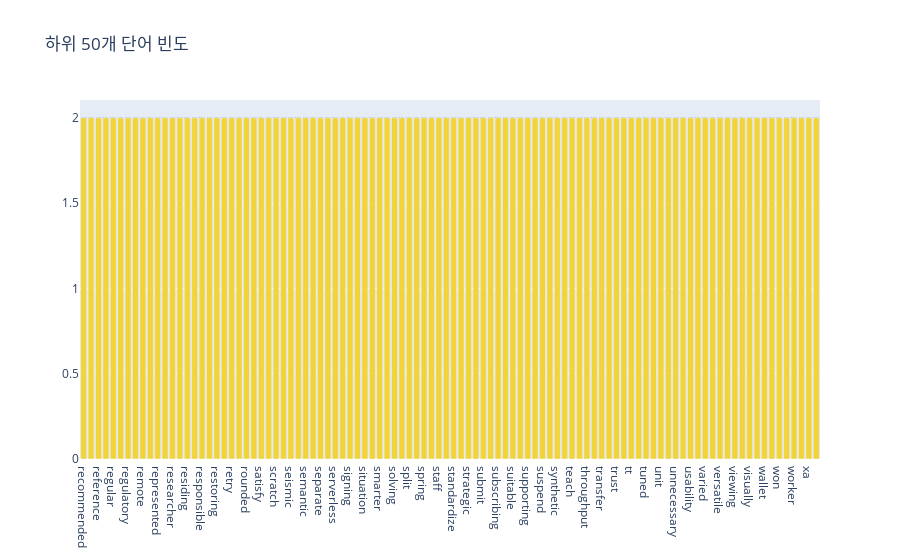

Source (notebook cell):
### Code cell
# 하위 50개 단어 빈도에 대한 Plot.ly 플롯 그리기

data = [go.Bar(
            x = x[-100:],
            y = y[-100:],
            marker= dict(colorscale='Portland',
                         color = y[-100:]
                        ),
            text='Word counts'
    )]

layout = go.Layout(
    title='하위 50개 단어 빈도'
)

fig = go.Figure(data=data, layout=layout)

py.iplot(fig, filename='basic-bar')

### Figure 1 — Plotly figure (JSON) as saved in the notebook; plotly's stock layout.template omitted (floating-point values rounded to 4 significant figures)
{"data": [{"marker": {"color": [2, 2, 2, 2, 2, 2, 2, 2, 2, 2, 2, 2, 2, 2, 2, 2, 2, 2, 2, 2, 2, 2, 2, 2, 2, 2, 2, 2, 2, 2, 2, 2, 2, 2, 2, 2, 2, 2, 2, 2, 2, 2, 2, 2, 2, 2, 2, 2, 2, 2, 2, 2, 2, 2, 2, 2, 2, 2, 2, 2, 2, 2, 2, 2, 2, 2, 2, 2, 2, 2, 2, 2, 2, 2, 2, 2, 2, 2, 2, 2, 2, 2, 2, 2, 2, 2, 2, 2, 2, 2, 2, 2, 2, 2, 2, 2, 2, 2, 2, 2], "colorscale": [[0, "rgb(12,51,131)"], [0.25, "rgb(10,136,186)"], [0.5, "rgb(242,211,56)"], [0.75, "rgb(242,143,56)"], [1, "rgb(217,30,30)"]]}, "text": "Word counts", "type": "bar", "x": ["recommended", "redesigned", "reference", "registering", "regular", "regulation", "regulatory", "relationship", "remote", "repair", "represented", "requiring", "researcher", "reserved", "residing", "respond", "responsible", "responsive", "restoring", "resume", "retry", "rich", "rounded", "said", "satisfy", "saving", "scratch", "segment", "seismic", "selected", "semantic", "senior", "separate", "separation", "serverless", "shown", "signing", "simplifies", "situation", "small", "smarter", "solved", "solving", "span", "split", "spot", "spring", "ssh", "staff", "stage", "standardize", "startup", "strategic", "style", "submit", "subnets", "subscribing", "success", "suitable", "superior", "supporting", "surface", "suspend", "sync", "synthetic", "take", "teach", "threat", "throughput", "tolerant", "transfer", "troubleshooting", "trust", "trusted", "tt", "tune", "tuned", "turn", "unit", "unlimited", "unnecessary", "uploading", "usability", "v", "varied", "veridata", "versatile", "vertical", "viewing", "virtually", "visually", "waiting", "wallet", "website", "won", "wondering", "worker", "writes", "xa", "zeppelin"], "y": [2, 2, 2, 2, 2, 2, 2, 2, 2, 2, 2, 2, 2, 2, 2, 2, 2, 2, 2, 2, 2, 2, 2, 2, 2, 2, 2, 2, 2, 2, 2, 2, 2, 2, 2, 2, 2, 2, 2, 2, 2, 2, 2, 2, 2, 2, 2, 2, 2, 2, 2, 2, 2, 2, 2, 2, 2, 2, 2, 2, 2, 2, 2, 2, 2, 2, 2, 2, 2, 2, 2, 2, 2, 2, 2, 2, 2, 2, 2, 2, 2, 2, 2, 2, 2, 2, 2, 2, 2, 2, 2, 2, 2, 2, 2, 2, 2, 2, 2, 2]}], "layout": {"autosize": true, "title": {"text": "하위 50개 단어 빈도"}, "xaxis": {"autorange": true, "range": [-0.5, 99.5], "type": "category"}, "yaxis": {"autorange": true, "range": [0, 2.105], "type": "linear"}}}
